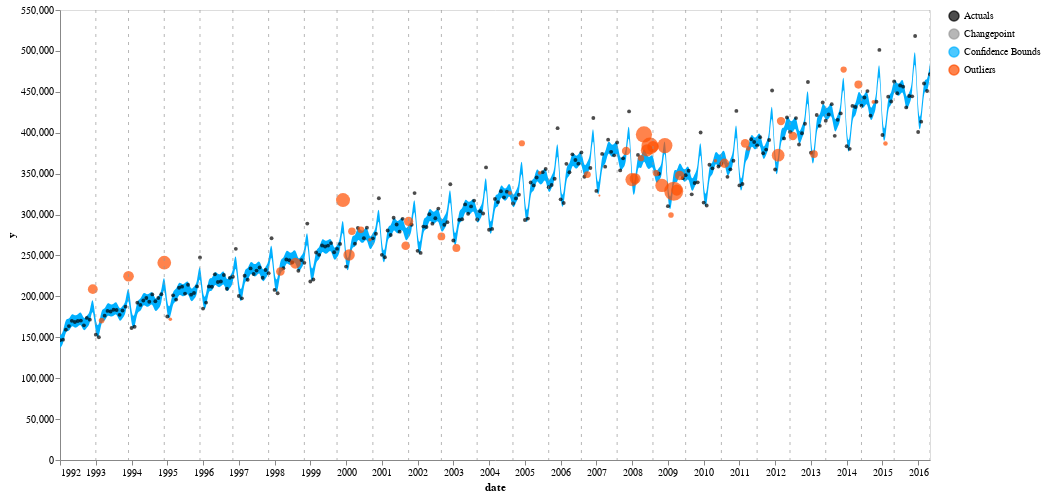

The notebook cell this image was saved under:
### Code cell
detector = AnomalyDetector(data=data) # Initialize a new object, otherwise you have to run .fit() and .predict() on your second run
detector.detect_anomalies(interval_width=.8, seasonality_mode="multiplicative")
detector.plot_anomalies()
